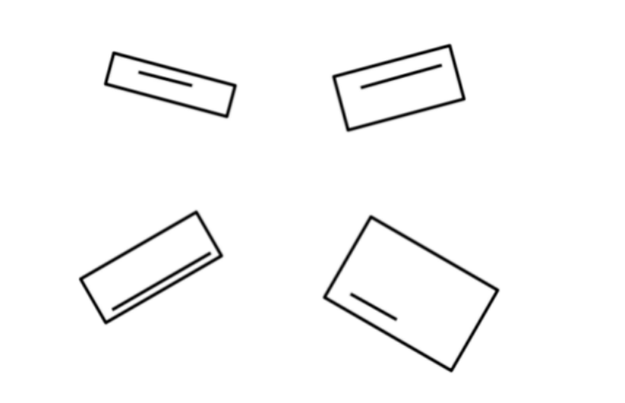
#> input picture rectangles.png, 625 x 403 px, found by its file name
$ python rectangle_alignment.py
#> lines starting #> are read from the running program, lines starting #| are printed output that depends on the picture; after the words box and inside, x2 and y2 are one past the last pixel; in counts of white or black regions, pixels touching at a corner belong together
import cv2
import numpy as np

# Load the image with rectangles in random positions and angles
image_path = r'C:\Users\user\Desktop\OpenCV Task\rectangles.png'
image = cv2.imread(image_path)
#> image is the input picture: shape (403, 625, 3); min 0, max 255, mean 249.1

# Convert the image to grayscale
gray_image = cv2.cvtColor(image, cv2.COLOR_BGR2GRAY)

# Apply edge detection to find contours
edges = cv2.Canny(gray_image, threshold1=30, threshold2=100)
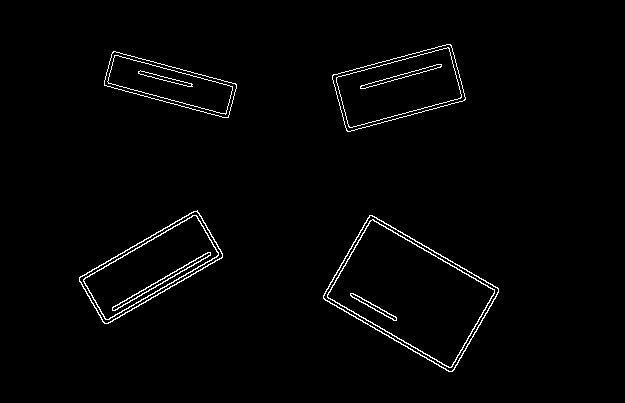
#> edges: shape (403, 625); 1.7% white in thin lines or dots, all inside (x1, y1, x2, y2) = (79, 44, 499, 372)
contours, _ = cv2.findContours(edges, cv2.RETR_EXTERNAL, cv2.CHAIN_APPROX_SIMPLE)
#> contours = 4 contours; box (x1, y1, x2, y2) and area: (323, 215, 499, 372) 14512, (79, 210, 223, 324) 7444, (332, 44, 466, 132) 7204, (104, 51, 237, 118) 4539

# Get the maximum width and height of the aligned image
aligned_width = max([cv2.boundingRect(contour)[2] for contour in contours if len(cv2.approxPolyDP(contour, 0.04 * cv2.arcLength(contour, True), True)) == 4])
#> aligned_width = 176
aligned_height = max([cv2.boundingRect(contour)[3] for contour in contours if len(cv2.approxPolyDP(contour, 0.04 * cv2.arcLength(contour, True), True)) == 4])
#> aligned_height = 157

# Set the desired spacing and padding between rectangles
spacing = 20  # Adjust this value as needed
padding = 50  # Adjust this value as needed

# Calculate the number of rows and columns in the gallery
num_rows = len(contours)
#> num_rows = 4
num_cols = 2  # You can adjust this based on the desired number of columns

# Calculate the total width and height of the aligned image
total_width = num_cols * aligned_width + (num_cols - 1) * spacing + 2 * padding
#> total_width = 472
total_height = num_rows * aligned_height + (num_rows - 1) * spacing + 2 * padding
#> total_height = 788

# Create a blank image to draw aligned rectangles
aligned_image = np.zeros((total_height, total_width, 3), dtype=np.uint8)

x_offset = padding  # Initialize x offset
y_offset = padding  # Initialize y offset

for contour in contours:
    # Approximate the contour to a rectangle
    epsilon = 0.04 * cv2.arcLength(contour, True)
    approx = cv2.approxPolyDP(contour, epsilon, True)

    if len(approx) == 4:
        # Sort the vertices of the rectangle in clockwise order
        rect = cv2.minAreaRect(contour)
        box = cv2.boxPoints(rect)
        box = np.int0(box)

        # Find the longer side of the rectangle
        width = int(rect[1][0])
        height = int(rect[1][1])
        if width < height:
            width, height = height, width
            # Rotate the rectangle by 90 degrees
            box = np.roll(box, 1, axis=0)

        src_pts = box.astype("float32")

        # Calculate the destination points for the aligned rectangle
        dst_pts = np.array([[0, height - 1], [0, 0], [width - 1, 0], [width - 1, height - 1]], dtype="float32")

        # Calculate the perspective transformation matrix
        M = cv2.getPerspectiveTransform(src_pts, dst_pts)

        # Apply the perspective transformation to align the rectangle
        aligned_rect = cv2.warpPerspective(image, M, (width, height))

        # Place the aligned rectangle onto the aligned image with spacing and padding
        aligned_image[y_offset:y_offset + height, x_offset:x_offset + width] = aligned_rect

        x_offset += aligned_width + spacing  # Update x offset for the next rectangle with spacing

        # Move to the next row if needed
        if x_offset + aligned_width + padding > total_width:
            x_offset = padding
            y_offset += aligned_height + spacing
#> this loop made 4 passes
#> (epsilon, approx, rect, width, height, src_pts, dst_pts) on passes 2, 4: (16.19, [[197, 210], [79, 277], [104, 323], [222, 257]], ((150.6, 266.9), (138.3, 55.13), -30.02), 138, 55, [[104, 325], [76, 277], [196, 208], [224, 256]], [[0, 54], [0, 0], [137, 0], [137, 54]]), (15.42, [[451, 45], [333, 74], [346, 130], [464, 100]], ((398.4, 87.35), (124.2, 59.52), -14.93), 124, 59, [[346, 132], [330, 74], [450, 42], [466, 100]], [[0, 58], [0, 0], [123, 0], [123, 58]])
#> (epsilon, approx, rect, width, height, src_pts, dst_pts) on passes 1, 3: (20.9, [[369, 215], [323, 298], [452, 371], [498, 288]], ((410.6, 293.3), (97.57, 151.1), -59.97), 151, 97, [[500, 288], [451, 373], [320, 297], [369, 213]], [[0, 96], [0, 0], [150, 0], [150, 96]]), (13.92, [[112, 52], [104, 85], [228, 117], [235, 83]], ((169.9, 84.29), (36.25, 129.7), -74.98), 129, 36, [[237, 83], [227, 118], [102, 84], [111, 49]], [[0, 35], [0, 0], [128, 0], [128, 35]])
#> pass 1, `aligned_rect = cv2.warpPerspective(image, M, (width, height))`:
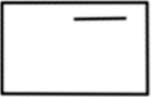
#> aligned_rect: shape (97, 151, 3); min 3, max 255, mean 226.6
#> pass 2, `aligned_rect = cv2.warpPerspective(image, M, (width, height))`:
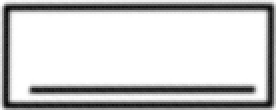
#> aligned_rect: shape (55, 138, 3) (shown 2 times larger); min 6, max 255, mean 205.7
#> pass 3, `aligned_rect = cv2.warpPerspective(image, M, (width, height))`:
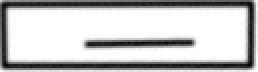
#> aligned_rect: shape (36, 129, 3) (shown 2 times larger); min 2, max 255, mean 195.1
#> after the loop:
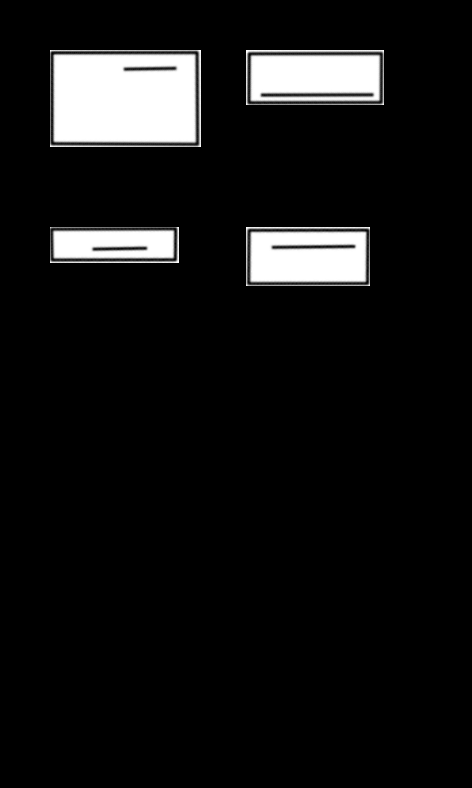
#> aligned_image: shape (788, 472, 3); min 0, max 255, mean 19.7
#> after the loop, x_offset = 50; y_offset = 404

# Save the aligned rectangles image
cv2.imwrite('aligned_rectangles.png', aligned_image)

# Display the aligned image
cv2.imshow('Aligned Rectangles', aligned_image)
cv2.waitKey(0)
cv2.destroyAllWindows()
